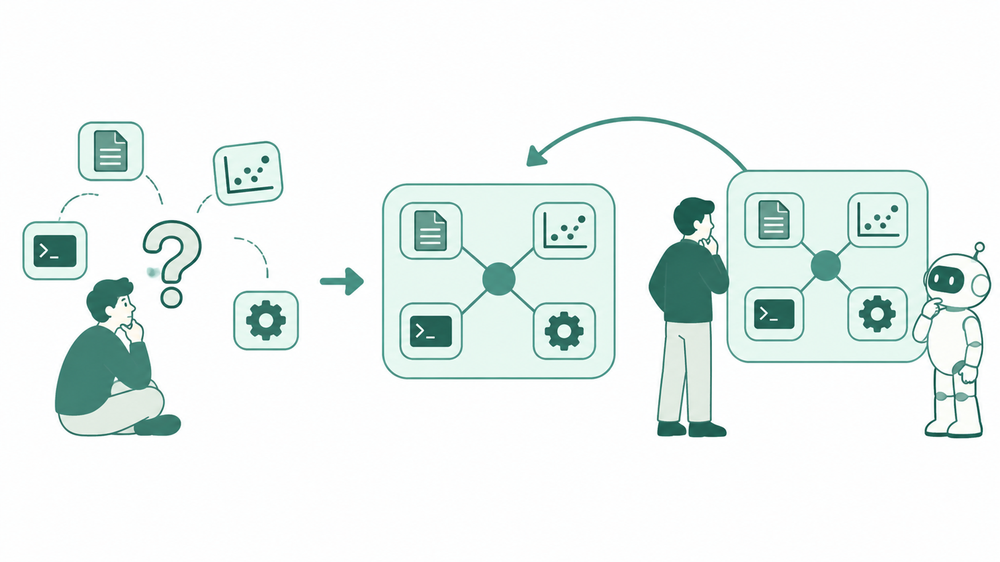
#> input picture drafts/figures/print/fig1-base.png, 1000 x 562 px, shrunk from 2048 x 1152 before the run
$ python make_fig1_argument.py
#> lines starting #> are read from the running program, lines starting #| are printed output that depends on the picture
#!/usr/bin/env python3
"""Overlay precise labels on the gpt-image visual base for Figure 1.

The base image is deliberately text-free (gpt-image cannot render reliable
lettering). This script adds the paper's exact labels at fixed positions and
writes the publication figure.
"""
from pathlib import Path
from PIL import Image, ImageDraw, ImageFont

ROOT = Path(__file__).resolve().parents[1]
PRINT = ROOT / "drafts" / "figures" / "print"
ARXIV = ROOT / "drafts" / "arxiv" / "figures"
BASE = PRINT / "fig1-base.png"
OUT = PRINT / "figure-argument.png"

DARK = "#173c32"
ACCENT = "#3f7864"
FB = "/usr/share/fonts/truetype/dejavu/DejaVuSans-Bold.ttf"
FR = "/usr/share/fonts/truetype/dejavu/DejaVuSans.ttf"


def main():
    im = Image.open(BASE).convert("RGB")
#> im is the input picture: PIL image 1000x562 RGB; mean R, G, B 235.2, 242.9, 240.9
    W, H = im.size
#> W = 1000; H = 562
    d = ImageDraw.Draw(im)
    f_badge = ImageFont.truetype(FB, 26)
    f_line = ImageFont.truetype(FR, 28)

    zones = [
        (W * 0.16, "A", ["A judgment,", "materials scattered"]),
        (W * 0.49, "B", ["Organized by", "the current purpose"]),
        (W * 0.81, "C", ["One shared state:", "read, revised, continued"]),
    ]
    y0 = H - 150
#> y0 = 412
    for cx, badge, lines in zones:
        # badge disc
        r = 17
        d.ellipse((cx - r, y0 - r, cx + r, y0 + r), fill=DARK)
        bw = d.textbbox((0, 0), badge, font=f_badge)[2]
        d.text((cx - bw / 2, y0 - 17), badge, font=f_badge, fill="white")
        # two label lines, centred
        yy = y0 + 30
        for ln in lines:
            tw = d.textbbox((0, 0), ln, font=f_line)[2]
            d.text((cx - tw / 2, yy), ln, font=f_line, fill=DARK)
            yy += 36
#> this loop made 3 passes
#> bw on passes 1 to 3: 20, 20, 19

    OUT.parent.mkdir(parents=True, exist_ok=True)
    im.save(OUT, optimize=True)
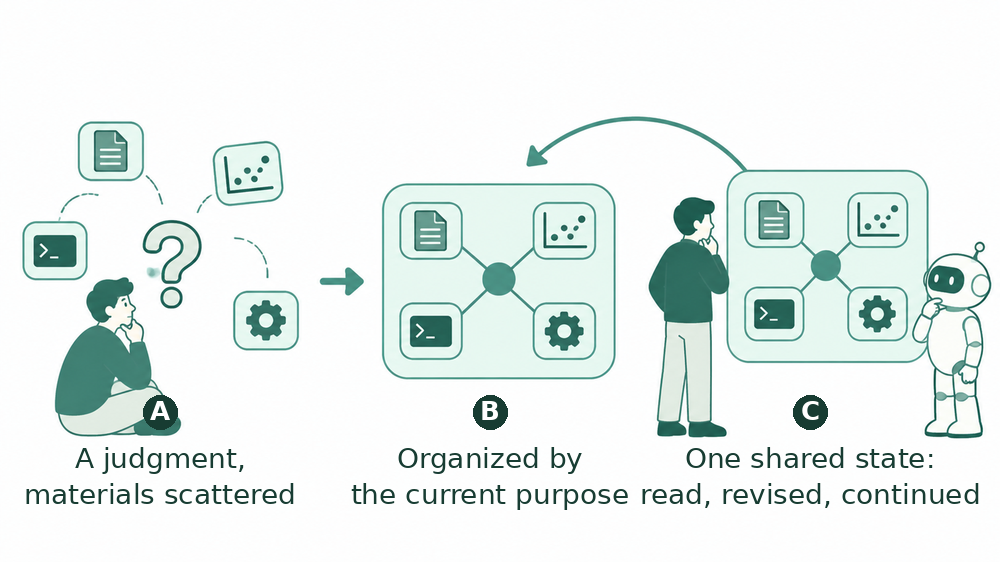
#> saved as figure-argument.png: PIL image 1000x562 RGB; mean R, G, B 231.2, 239.4, 237.2
    ARXIV.mkdir(parents=True, exist_ok=True)
    (ARXIV / "figure-argument.png").write_bytes(OUT.read_bytes())
    print("wrote", OUT, im.size)
#| wrote drafts/figures/print/figure-argument.png (1000, 562)


if __name__ == "__main__":
    main()
